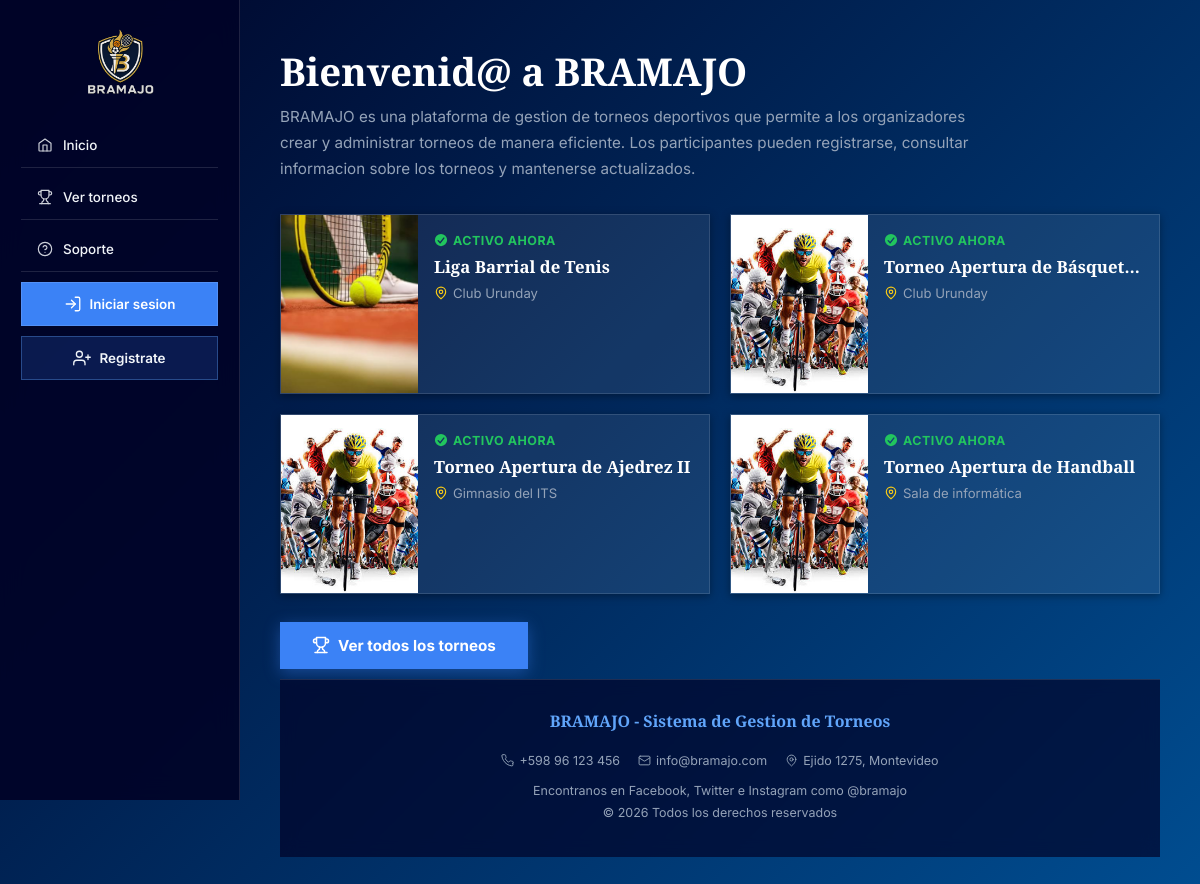
/inicio, run on the app's committed database.
### tables this page shows
CREATE TABLE torneo (
    id_torneo         INT UNSIGNED AUTO_INCREMENT PRIMARY KEY,
    id_creador        INT UNSIGNED NOT NULL,
    id_modulo         TINYINT UNSIGNED NOT NULL,
    nombre            VARCHAR(120) NOT NULL,
    disciplina        VARCHAR(60)  NOT NULL,
    descripcion       VARCHAR(500) NULL,
    reglas            VARCHAR(500) NULL,
    ubicacion         VARCHAR(120) NULL,
    sede              VARCHAR(120) NULL,
    modalidad         ENUM('INDIVIDUAL', 'EQUIPO') NOT NULL,
    max_participantes SMALLINT UNSIGNED NOT NULL DEFAULT 16,
    cantidad_rondas   TINYINT UNSIGNED NULL,
    puntos_victoria   TINYINT UNSIGNED NOT NULL DEFAULT 3,
    puntos_empate     TINYINT UNSIGNED NOT NULL DEFAULT 1,
    puntos_derrota    TINYINT UNSIGNED NOT NULL DEFAULT 0,
    fecha_inicio      DATE NOT NULL,
    fecha_fin         DATE NULL,
    estado            ENUM('BORRADOR', 'INSCRIPCION', 'EN_CURSO', 'FINALIZADO') NOT NULL DEFAULT 'BORRADOR',
    FOREIGN KEY (id_creador) REFERENCES usuario (id_usuario),
    FOREIGN KEY (id_modulo) REFERENCES modulo_competencia (id_modulo),
    CHECK (max_participantes >= 2),
    CHECK (puntos_victoria > puntos_empate),
    CHECK (fecha_fin IS NULL OR fecha_fin >= fecha_inicio)
);

### app/nucleo/Controlador.php (called while the page is built, shortened)
<?php
abstract class Controlador
{
    protected function vista(string $nombre, array $datos = []): void
    {
        extract($datos);
        require __DIR__ . "/../vistas/$nombre.php";
    }
}

### app/controladores/PublicoControlador.php (called while the page is built, shortened)
<?php
class PublicoControlador extends Controlador
{
    public function inicio(): void
    {
        $torneos = array_slice(Torneo::publicos('', '', 'EN_CURSO'), 0, 4);
        $this->vista('publico/inicio', ['titulo' => 'Inicio', 'torneos' => $torneos]);
    }
}

### public/index.php (called while the page is built, shortened)
<?php
require __DIR__ . '/../app/nucleo/Validador.php';
spl_autoload_register(function (string $clase) {
    foreach (['nucleo', 'modelos', 'competencia', 'controladores'] as $carpeta) {
        $archivo = __DIR__ . "/../app/$carpeta/$clase.php";
        if (is_file($archivo)) {
            return;
        }
    }
});
$ruta = $_SERVER['REQUEST_METHOD'] . ' ' . rtrim(parse_url($_SERVER['REQUEST_URI'], PHP_URL_PATH), '/');
$ruta = $ruta === $_SERVER['REQUEST_METHOD'] . ' ' ? $_SERVER['REQUEST_METHOD'] . ' /' : $ruta;
try {
    [$clase, $metodo] = $rutas[$ruta] ?? [PublicoControlador::class, 'noExiste'];
    (new $clase())->$metodo();
} catch (PDOException $error) {
    error_log($error->getMessage());
    http_response_code(500);
    echo 'Ocurrió un error. Intentá de nuevo más tarde.';
}

### app/nucleo/Sesion.php (called while the page is built, shortened)
<?php
class Sesion
{
    public static function usuario(): ?array
    {
        return $_SESSION['usuario'] ?? null;
    }
}

### app/modelos/Torneo.php (called while the page is built, shortened)
<?php
class Torneo
{
    public static function publicos(string $buscar = '', string $disciplina = '', string $estado = ''): array
    {
        $texto = "%$buscar%";
        return Conexion::consultar(
            self::SELECT . " WHERE t.estado <> 'BORRADOR' AND (t.nombre LIKE ? OR t.sede LIKE ?)
                             AND (? = '' OR t.disciplina = ?) AND (? = '' OR t.estado = ?)
                             ORDER BY t.fecha_inicio DESC",
            [$texto, $texto, $disciplina, $disciplina, $estado, $estado]
        )->fetchAll();
    }
    public static function imagen(string $disciplina): string
    {
        $imagenes = ['Fútbol' => 'futbol', 'Tenis' => 'tenis', 'Pádel' => 'tenis', 'Boxeo' => 'boxeo',
                     'Natación' => 'natacion', 'Atletismo' => 'natacion'];
        return '/img/' . ($imagenes[$disciplina] ?? 'basquetbol') . '.jpg';
    }
}

### app/nucleo/Conexion.php (called while the page is built, shortened)
<?php
class Conexion
{
    private static ?PDO $pdo = null;
    public static function obtener(): PDO
    {
        if (self::$pdo === null) {
            $dsn = getenv('DB_DSN') ?: 'mysql:host=' . (getenv('DB_HOST') ?: 'localhost') . ';dbname=bramajo;charset=utf8mb4';
            if (str_starts_with($dsn, 'sqlite:') && class_exists(\Pdo\Sqlite::class)) {
                self::$pdo = new \Pdo\Sqlite($dsn, getenv('DB_USUARIO') ?: null, getenv('DB_CLAVE') ?: null, [
                    PDO::ATTR_ERRMODE => PDO::ERRMODE_EXCEPTION,
                    PDO::ATTR_DEFAULT_FETCH_MODE => PDO::FETCH_ASSOC,
                    PDO::ATTR_EMULATE_PREPARES => false,
                ]);
            } else {
                self::$pdo = new PDO($dsn, getenv('DB_USUARIO') ?: 'bramajo_app', getenv('DB_CLAVE') ?: '', [
                    PDO::ATTR_ERRMODE => PDO::ERRMODE_EXCEPTION,
                    PDO::ATTR_DEFAULT_FETCH_MODE => PDO::FETCH_ASSOC,
                    PDO::ATTR_EMULATE_PREPARES => false,
                ]);
            }
        }
        return self::$pdo;
    }
    public static function consultar(string $sql, array $valores = []): PDOStatement
    {
        $stmt = self::obtener()->prepare($sql);
        $stmt->execute($valores);
        return $stmt;
    }
}

### app/nucleo/Validador.php (called while the page is built, shortened)
<?php
class Validador
{
    public static function escapar(?string $texto): string
    {
        return htmlspecialchars($texto ?? '', ENT_QUOTES | ENT_SUBSTITUTE, 'UTF-8');
    }
}
function e(?string $texto): string
{
    return Validador::escapar($texto);
}

### app/vistas/publico/inicio.php (the view, shortened to what this page needs)
<?php $estilos = ['inicio']; ?>
<!doctype html>
<html lang="es">
<head>
    <?php require __DIR__ . '/../base/cabeza.php'; ?>
</head>
<body>
    <header class="header header--sidebar">
        <div class="header__top">
            <img class="header__logo" src="/img/bramajo-logo.png" alt="bramajo logo" />
        </div>
        <nav class="header__nav" id="headerNav">
            <?php require __DIR__ . '/../base/menu.php'; ?>
        </nav>
    </header>
    <main class="con-sidebar">
        <h1>Bienvenid@ a BRAMAJO</h1>
        <p>BRAMAJO es una plataforma de gestion de torneos deportivos que permite a los organizadores crear y administrar torneos de manera eficiente. Los participantes pueden registrarse, consultar informacion sobre los torneos y mantenerse actualizados.</p>
        <div class="cards">
            <?php foreach ($torneos as $torneo): ?>
                <div class="card" onclick="window.location.href='/torneo?id=<?= $torneo['id_torneo'] ?>'">
                    <img src="<?= Torneo::imagen($torneo['disciplina']) ?>" alt="<?= e($torneo['nombre']) ?>" />
                    <div class="contenido-card">
                        <p class="card-activo">
                            <svg xmlns="http://www.w3.org/2000/svg" viewBox="0 0 16 16" fill="currentColor" aria-hidden="true"><path fill-rule="evenodd" d="M8 15A7 7 0 1 0 8 1a7 7 0 0 0 0 14Zm3.844-8.791a.75.75 0 0 0-1.188-.918l-3.7 4.79-1.649-1.833a.75.75 0 1 0-1.114 1.004l2.25 2.5a.75.75 0 0 0 1.15-.043l4.25-5.5Z" clip-rule="evenodd"/></svg>
                            Activo ahora
                        </p>
                        <h2><?= e($torneo['nombre']) ?></h2>
                        <p class="card-sede">
                            <svg xmlns="http://www.w3.org/2000/svg" viewBox="0 0 24 24" fill="none" stroke="currentColor" stroke-width="2" stroke-linecap="round" stroke-linejoin="round" aria-hidden="true"><path d="M20 10c0 6-8 12-8 12s-8-6-8-12a8 8 0 0 1 16 0Z"/><circle cx="12" cy="10" r="3"/></svg>
                            <?= e($torneo['sede']) ?>
                        </p>
                    </div>
                </div>
            <?php endforeach; ?>
        </div>
        <button class="btn-torneo" onclick="window.location.href='/torneos'">
            Ver todos los torneos
        </button>
        <?php require __DIR__ . '/../base/pie.php'; ?>
    </main>
</body>
</html>

### app/vistas/base/cabeza.php (shortened to what this page needs)
<?php foreach ($estilos as $hoja): ?>
  <link rel="stylesheet" href="/css/<?= $hoja ?>.css">
<?php endforeach; ?>
<link rel="stylesheet" href="/css/comun.css">

### app/vistas/base/menu.php (shortened to what this page needs)
<?php $sesion = Sesion::usuario(); ?>
<a class="nav__link" href="/inicio">
  <svg xmlns="http://www.w3.org/2000/svg" viewBox="0 0 24 24" fill="none" stroke="currentColor" stroke-width="1.75" stroke-linecap="round" stroke-linejoin="round" aria-hidden="true"><path d="M3 9.5 12 3l9 6.5V20a1 1 0 0 1-1 1H4a1 1 0 0 1-1-1V9.5Z"/><path d="M9 21V12h6v9"/></svg>
  Inicio
</a>
<a class="nav__link" href="/torneos">
  Ver torneos
</a>
<a class="nav__link" href="/soporte">
  <svg xmlns="http://www.w3.org/2000/svg" viewBox="0 0 24 24" fill="none" stroke="currentColor" stroke-width="1.75" stroke-linecap="round" stroke-linejoin="round" aria-hidden="true"><circle cx="12" cy="12" r="10"/><path d="M9.09 9a3 3 0 0 1 5.83 1c0 2-3 3-3 3"/><path d="M12 17h.01"/></svg>
  Soporte
</a>
<?php if ($sesion): ?>
  <a class="nav__link" href="/perfil">
    <svg xmlns="http://www.w3.org/2000/svg" viewBox="0 0 24 24" fill="none" stroke="currentColor" stroke-width="1.75" stroke-linecap="round" stroke-linejoin="round" aria-hidden="true"><circle cx="12" cy="8" r="4"/><path d="M4 20c0-4 3.6-7 8-7s8 3 8 7"/></svg>
    Perfil
  </a>
  <form class="nav__form" method="post" action="/salir">
    <?= csrf() ?>
    <button type="submit" class="btn-registro nav__btn nav__btn--logout">
      <svg xmlns="http://www.w3.org/2000/svg" viewBox="0 0 24 24" fill="none" stroke="currentColor" stroke-width="1.75" stroke-linecap="round" stroke-linejoin="round" aria-hidden="true"><path d="M9 21H5a2 2 0 0 1-2-2V5a2 2 0 0 1 2-2h4"/><polyline points="16 17 21 12 16 7"/><line x1="21" x2="9" y1="12" y2="12"/></svg>
      Cerrar sesion
    </button>
  </form>
<?php else: ?>
  <a class="btn-registro nav__btn nav__btn--login" href="/login">
    <svg xmlns="http://www.w3.org/2000/svg" viewBox="0 0 24 24" fill="none" stroke="currentColor" stroke-width="1.75" stroke-linecap="round" stroke-linejoin="round" aria-hidden="true"><path d="M15 3h4a2 2 0 0 1 2 2v14a2 2 0 0 1-2 2h-4"/><polyline points="10 17 15 12 10 7"/><line x1="15" x2="3" y1="12" y2="12"/></svg>
    Iniciar sesion
  </a>
  <a class="btn-registro nav__btn nav__btn--registro" href="/registro">
    Registrate
  </a>
<?php endif; ?>

### app/vistas/base/pie.php (shortened to what this page needs)
<footer class="footer">
  <h3>BRAMAJO - Sistema de Gestion de Torneos</h3>
  <div class="footer__links">
    <a href="tel:+59896123456">
      +598 96 123 456
    </a>
    <a href="mailto:info@bramajo.com">
      <svg xmlns="http://www.w3.org/2000/svg" viewBox="0 0 24 24" fill="none" stroke="currentColor" stroke-width="1.75" stroke-linecap="round" stroke-linejoin="round" aria-hidden="true"><rect width="20" height="16" x="2" y="4" rx="2"/><path d="m22 7-8.97 5.7a1.94 1.94 0 0 1-2.06 0L2 7"/></svg>
      info@bramajo.com
    </a>
    <a href="#">
      <svg xmlns="http://www.w3.org/2000/svg" viewBox="0 0 24 24" fill="none" stroke="currentColor" stroke-width="1.75" stroke-linecap="round" stroke-linejoin="round" aria-hidden="true"><path d="M20 10c0 6-8 12-8 12s-8-6-8-12a8 8 0 0 1 16 0Z"/><circle cx="12" cy="10" r="3"/></svg>
      Ejido 1275, Montevideo
    </a>
  </div>
  <p>Encontranos en Facebook, Twitter e Instagram como @bramajo</p>
  <p>&copy; 2026 Todos los derechos reservados</p>
</footer>

### public/css/inicio.css (style rules this page uses)
main { width: 100%; min-height: 100vh; display: flex; flex-direction: column; align-items: center; padding: 24px 16px 60px; }
h1 { font-family: "Cinzel", serif; font-size: clamp(1.6rem, 4vw, 2.4rem); color: #fff; text-align: center; margin-top: 24px; margin-bottom: 10px; }
main>p { max-width: 700px; color: var(--color-text-muted); text-align: center; font-size: 0.95rem; line-height: 1.7; margin: 0 auto 32px; }
.cards { width: 100%; display: grid; grid-template-columns: 1fr; gap: 16px; }
.card { min-height: 160px; display: flex; align-items: stretch; overflow: hidden; background: var(--color-surface-2); border: 1px solid var(--color-border); box-shadow: var(--shadow-sm); cursor: pointer; transition: transform var(--transition), box-shadow var(--transition), background var(--transition); }
.card img { width: 32%; min-width: 90px; max-width: 160px; height: 100%; object-fit: cover; }
.contenido-card { flex: 1; padding: 18px 16px; display: flex; flex-direction: column; gap: 8px; overflow: hidden; }
.contenido-card h2 { font-family: "Cinzel", serif; font-size: 1.05rem; color: #fff; line-height: 1.3; overflow: hidden; text-overflow: ellipsis; white-space: nowrap; }
.card-activo { display: flex; align-items: center; gap: 5px; color: var(--color-success); font-size: 0.78rem; font-weight: 700; text-transform: uppercase; letter-spacing: .04em; }
.card-activo svg { width: 14px; height: 14px; }
.card-sede { display: flex; align-items: center; gap: 5px; color: var(--color-text-muted); font-size: 0.82rem; overflow: hidden; text-overflow: ellipsis; white-space: nowrap; }
.card-sede svg { width: 14px; height: 14px; color: var(--color-warning); flex-shrink: 0; }
.btn-torneo { margin-top: 28px; display: inline-flex; align-items: center; gap: 8px; padding: 14px 32px; border: none; background: var(--color-primary); color: #fff; font-size: 0.95rem; font-weight: 700; cursor: pointer; text-decoration: none; transition: background var(--transition), transform var(--transition), box-shadow var(--transition); box-shadow: 0 4px 16px rgba(59, 130, 246, 0.4); }
@media screen and (min-width: 769px) { main { width: calc(100% - var(--sidebar-w)); margin-left: var(--sidebar-w); padding: 36px 40px 60px; align-items: flex-start; } }
@media screen and (min-width: 769px) { h1 { text-align: left; margin-top: 12px; } }
@media screen and (min-width: 769px) { main>p { text-align: left; margin-left: 0; } }
@media screen and (min-width: 769px) { .cards { width: 100%; grid-template-columns: repeat(2, 1fr); gap: 20px; } }
@media screen and (min-width: 769px) { .card { min-height: 180px; } }
@media screen and (min-width: 769px) { .card img { max-width: 200px; } }

### data on the page
torneo: shows a picture, nombre "Liga Barrial de Tenis", sede "Club Urunday"
torneo: nombre "Torneo Apertura de Básquet…", sede "Club Urunday"
torneo: nombre "Torneo Apertura de Ajedrez II", sede "Gimnasio del ITS"
torneo: nombre "Torneo Apertura de Handball", sede "Sala de informática"
